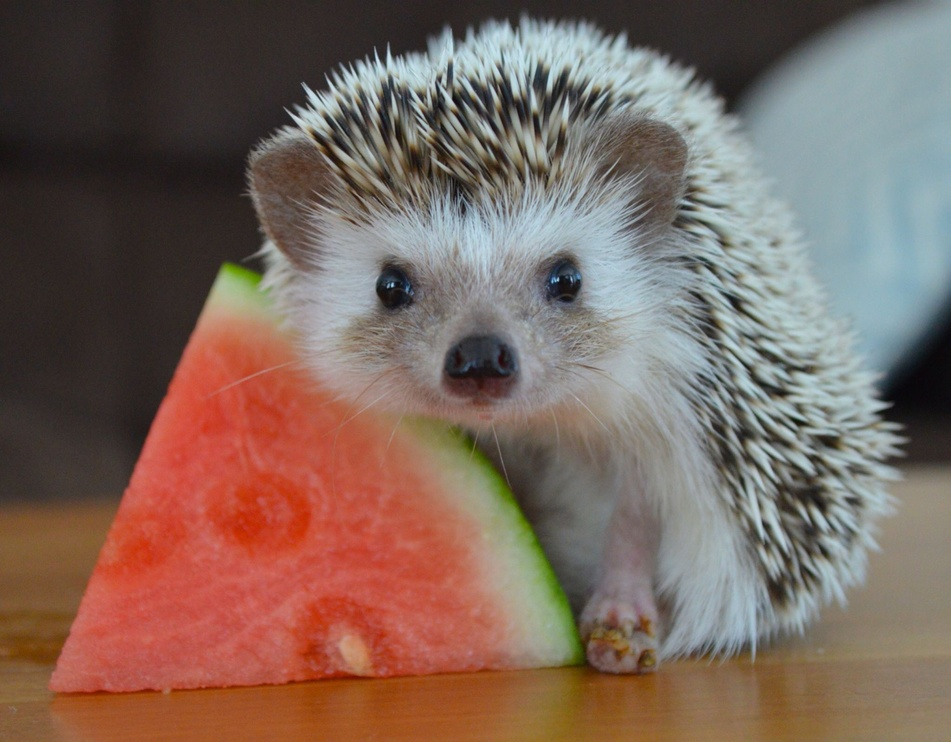
#> input picture hedgehog.jpg, 951 x 742 px, shrunk from 2048 x 1598 before the run
$ jupyter execute --allow-errors evaluate_hr_img.ipynb   (older library calls are emulated)
#> lines starting #> are read from the running program, lines starting #| are printed output that depends on the picture; pictures that were not available may be replaced by others from this repository, and a replacement may not be noted
[cell 1]
import numpy as np
import cv2
import matplotlib.pyplot as plt
from skimage.measure import compare_ssim, compare_mse, compare_psnr

[cell 2]
im_bgr = cv2.imread('hedgehog.jpg')
#> im_bgr is the input picture: shape (742, 951, 3); mean B, G, R 93.7, 103.3, 124.5
im = cv2.cvtColor(im_bgr, cv2.COLOR_BGR2GRAY).astype(np.float)
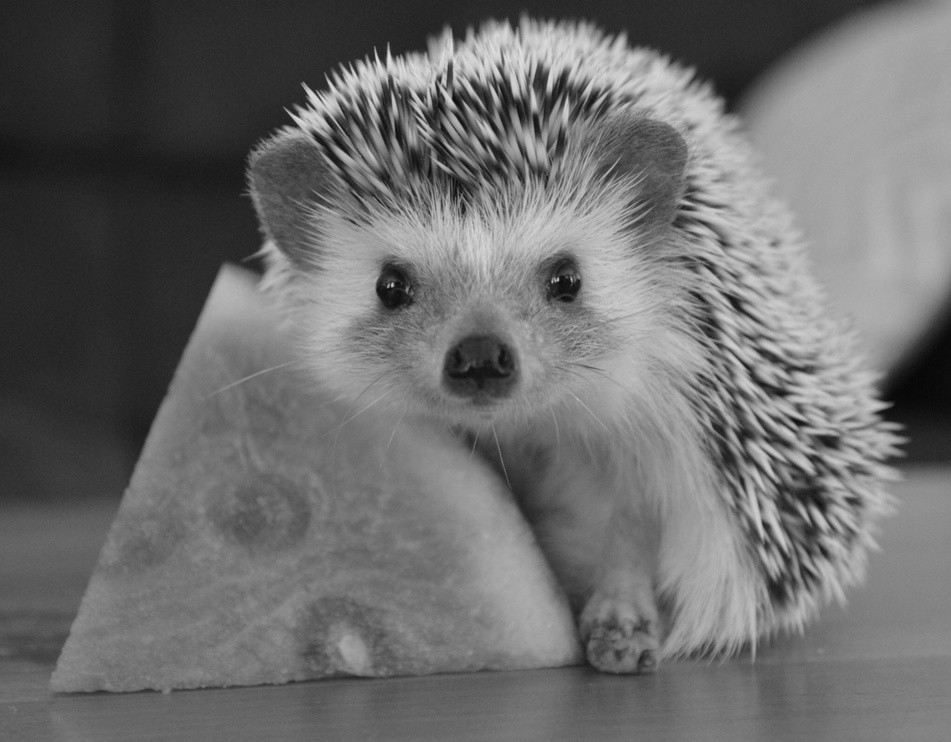
#> im: shape (742, 951) float64; min 7, max 224, mean 108.6

[cell 3]
# Generate fake result image from superresolution
im_result = cv2.imread('stable/50_iterations.jpg')
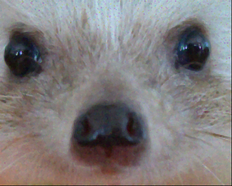
#> input picture tau_1/C_0_6/hr_images/hr_750.png, 232 x 186 px, shrunk from 500 x 400 before the run, given in place of 50_iterations.jpg, which was not available
#> im_result is the input picture: shape (186, 232, 3); mean B, G, R 123.4, 122.7, 126.6
im_result = cv2.cvtColor(im_result, cv2.COLOR_BGR2GRAY).astype(np.float)
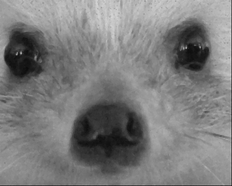
#> im_result: shape (186, 232) float64; min 11, max 212, mean 123.9
